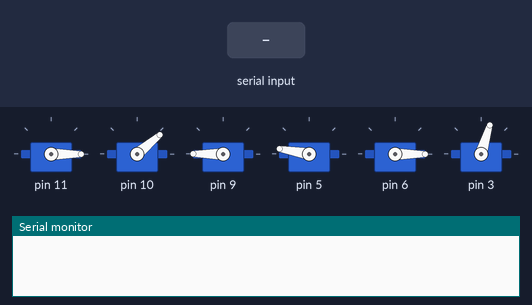
Simulated run of this sketch. Board: Arduino Uno, built with avr-gcc and run on an emulated ATmega328P. Parts: 6 × servo, the last lines printed to the serial monitor. Inputs (shaded band) come from the test bench.

Above: at 0.1 s.
At 7.7 s:
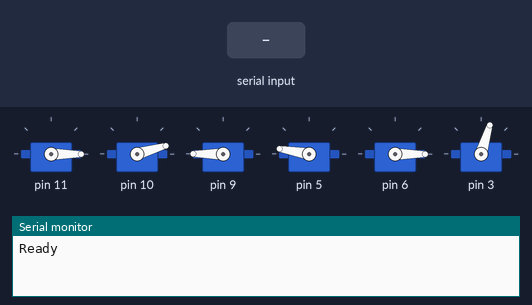
7.8 s: "90,45,200\n" received over Serial
9.3 s: "90,45\n" received over Serial
10.8 s: "7\n" received over Serial
Timing chart, 0 to 13.8 s (numbered marks = the images above; inputs shaded):
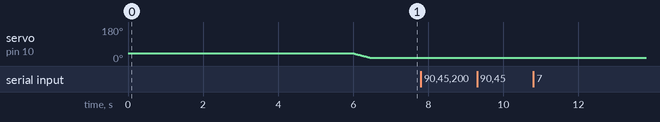

The sketch:

serial_braccio.ino
```cpp
// /*
//   serial_braccio.ino

//  Control Braccio using serial commands

//  Created on 16 Oct 2023
//  by Roberto Toro & Rajeev Mylapalli
//  */


#include <Braccio.h>
#include <Servo.h>

Servo base;
Servo shoulder;
Servo elbow;
Servo wrist_rot;
Servo wrist_ver;
Servo gripper;

int m0 = 20; // delay, allowed values from 10 to 30 msec.
int m1 = 0; // base degrees. Allowed values from 0 to 180 degrees.
int m2 = 15; // shoulder degrees. Allowed values from 15 to 165 degrees.
int m3 = 180; // elbow degrees. Allowed values from 0 to 180 degrees.
int m4 = 170; // wrist vertical degrees. Allowed values from 0 to 180 degrees.
int m5 = 0; // wrist rotation degrees. Allowed values from 0 to 180 degrees.
int m6 = 73; // gripper degrees. Allowed values from 10 to 73 degrees. 10: the tongue is open, 73: the gripper is closed.


void setup() {
  Braccio.begin();

  // Initialize the primary serial port at 9600 baud
  Serial.begin(9600);

  while (!Serial)
    ;

  Serial.println("Ready");

  Braccio.ServoMovement(m0, m1, m2, m3, m4, m5, m6);
}

void loop() {
  char LF = 10;

  if (Serial.available()) {
    String msg = Serial.readStringUntil(LF);

    if (msg != "") {
      Serial.println(msg); // Print the received message to the second serial port for printing

      // Split the string into values using a comma as the delimiter
      char *token = strtok(const_cast<char *>(msg.c_str()), ",");

      int index = 0;
      int receivedValues[7]; // Store the received values in an array

      while (token != NULL && index < 7) {
        // Parse the received value and store it in the array
        receivedValues[index] = atoi(token);
        token = strtok(NULL, ",");
        index++;
      }

      // Update the respective variables with the received values
      if (index == 7) {
        m0 = receivedValues[0];
        m1 = receivedValues[1];
        m2 = receivedValues[2];
        m3 = receivedValues[3];
        m4 = receivedValues[4];
        m5 = receivedValues[5];
        m6 = receivedValues[6];
      }

      // Perform the action based on the updated values
      Braccio.ServoMovement(m0, m1, m2, m3, m4, m5, m6);
    }
  }
}
```
